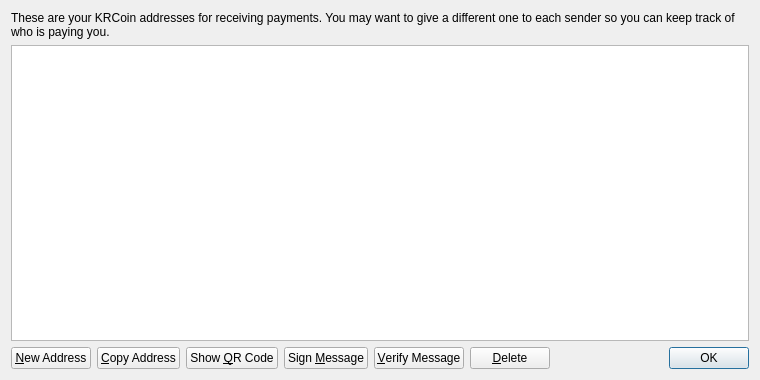
<?xml version="1.0" encoding="UTF-8"?>
<ui version="4.0">
 <class>AddressBookPage</class>
 <widget class="QWidget" name="AddressBookPage">
  <property name="geometry">
   <rect>
    <x>0</x>
    <y>0</y>
    <width>760</width>
    <height>380</height>
   </rect>
  </property>
  <property name="windowTitle">
   <string>Address Book</string>
  </property>
  <layout class="QVBoxLayout" name="verticalLayout">
   <item>
    <widget class="QLabel" name="labelExplanation">
     <property name="text">
      <string>These are your KRCoin addresses for receiving payments. You may want to give a different one to each sender so you can keep track of who is paying you.</string>
     </property>
     <property name="textFormat">
      <enum>Qt::PlainText</enum>
     </property>
     <property name="wordWrap">
      <bool>true</bool>
     </property>
    </widget>
   </item>
   <item>
    <widget class="QTableView" name="tableView">
     <property name="contextMenuPolicy">
      <enum>Qt::CustomContextMenu</enum>
     </property>
     <property name="toolTip">
      <string>Double-click to edit address or label</string>
     </property>
     <property name="tabKeyNavigation">
      <bool>false</bool>
     </property>
     <property name="alternatingRowColors">
      <bool>true</bool>
     </property>
     <property name="selectionMode">
      <enum>QAbstractItemView::SingleSelection</enum>
     </property>
     <property name="selectionBehavior">
      <enum>QAbstractItemView::SelectRows</enum>
     </property>
     <property name="sortingEnabled">
      <bool>true</bool>
     </property>
     <attribute name="verticalHeaderVisible">
      <bool>false</bool>
     </attribute>
    </widget>
   </item>
   <item>
    <layout class="QHBoxLayout" name="horizontalLayout">
     <item>
      <widget class="QPushButton" name="newAddressButton">
       <property name="toolTip">
        <string>Create a new address</string>
       </property>
       <property name="text">
        <string>&amp;New Address</string>
       </property>
       <property name="icon">
        <iconset resource="../bitcoin.qrc">
         <normaloff>:/icons/add</normaloff>:/icons/add</iconset>
       </property>
      </widget>
     </item>
     <item>
      <widget class="QPushButton" name="copyToClipboard">
       <property name="toolTip">
        <string>Copy the currently selected address to the system clipboard</string>
       </property>
       <property name="text">
        <string>&amp;Copy Address</string>
       </property>
       <property name="icon">
        <iconset resource="../bitcoin.qrc">
         <normaloff>:/icons/editcopy</normaloff>:/icons/editcopy</iconset>
       </property>
      </widget>
     </item>
     <item>
      <widget class="QPushButton" name="showQRCode">
       <property name="text">
        <string>Show &amp;QR Code</string>
       </property>
       <property name="icon">
        <iconset resource="../bitcoin.qrc">
         <normaloff>:/icons/qrcode</normaloff>:/icons/qrcode</iconset>
       </property>
      </widget>
     </item>
     <item>
      <widget class="QPushButton" name="signMessage">
       <property name="toolTip">
        <string>Sign a message to prove you own a KRCoin address</string>
       </property>
       <property name="text">
        <string>Sign &amp;Message</string>
       </property>
       <property name="icon">
        <iconset resource="../bitcoin.qrc">
         <normaloff>:/icons/edit</normaloff>:/icons/edit</iconset>
       </property>
      </widget>
     </item>
     <item>
      <widget class="QPushButton" name="verifyMessage">
       <property name="toolTip">
        <string>Verify a message to ensure it was signed with a specified KRCoin address</string>
       </property>
       <property name="text">
        <string>&amp;Verify Message</string>
       </property>
       <property name="icon">
        <iconset resource="../bitcoin.qrc">
         <normaloff>:/icons/transaction_0</normaloff>:/icons/transaction_0</iconset>
       </property>
      </widget>
     </item>
     <item>
      <widget class="QPushButton" name="deleteButton">
       <property name="toolTip">
        <string>Delete the currently selected address from the list</string>
       </property>
       <property name="text">
        <string>&amp;Delete</string>
       </property>
       <property name="icon">
        <iconset resource="../bitcoin.qrc">
         <normaloff>:/icons/remove</normaloff>:/icons/remove</iconset>
       </property>
      </widget>
     </item>
     <item>
      <spacer name="horizontalSpacer">
       <property name="orientation">
        <enum>Qt::Horizontal</enum>
       </property>
       <property name="sizeHint" stdset="0">
        <size>
         <width>40</width>
         <height>20</height>
        </size>
       </property>
      </spacer>
     </item>
     <item>
      <widget class="QDialogButtonBox" name="buttonBox">
       <property name="sizePolicy">
        <sizepolicy hsizetype="Maximum" vsizetype="Fixed">
         <horstretch>0</horstretch>
         <verstretch>0</verstretch>
        </sizepolicy>
       </property>
       <property name="standardButtons">
        <set>QDialogButtonBox::Ok</set>
       </property>
      </widget>
     </item>
    </layout>
   </item>
  </layout>
 </widget>
 <resources>
  <include location="../bitcoin.qrc"/>
 </resources>
 <connections/>
</ui>
